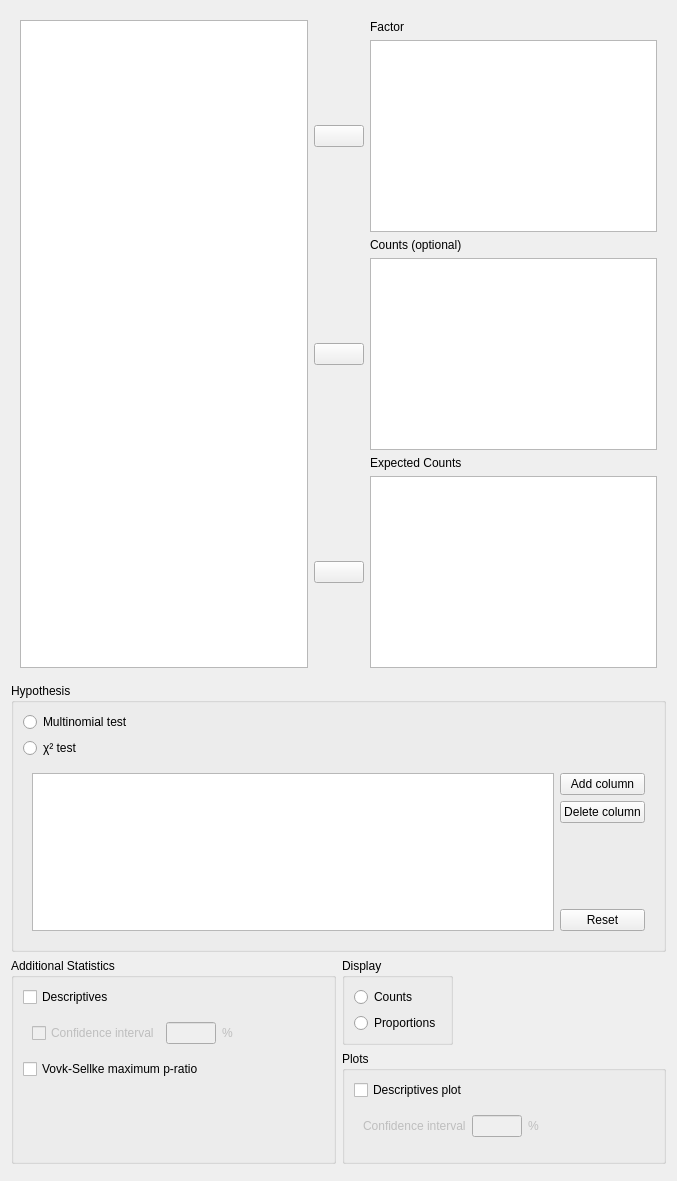
<?xml version="1.0" encoding="UTF-8"?>
<ui version="4.0">
 <class>MultinomialTestForm</class>
 <widget class="QWidget" name="MultinomialTestForm">
  <property name="geometry">
   <rect>
    <x>0</x>
    <y>0</y>
    <width>677</width>
    <height>1181</height>
   </rect>
  </property>
  <property name="windowTitle">
   <string>Form</string>
  </property>
  <layout class="QGridLayout" name="gridLayout_5">
   <item row="0" column="0" colspan="2">
    <widget class="QWidget" name="topWidget" native="true">
     <layout class="QGridLayout" name="gridLayout">
      <item row="0" column="2">
       <widget class="QLabel" name="factorLabel">
        <property name="text">
         <string>Factor</string>
        </property>
       </widget>
      </item>
      <item row="1" column="1">
       <widget class="AssignButton" name="assignFactor">
        <property name="sizePolicy">
         <sizepolicy hsizetype="Fixed" vsizetype="Fixed">
          <horstretch>0</horstretch>
          <verstretch>0</verstretch>
         </sizepolicy>
        </property>
        <property name="minimumSize">
         <size>
          <width>50</width>
          <height>0</height>
         </size>
        </property>
        <property name="maximumSize">
         <size>
          <width>50</width>
          <height>16777215</height>
         </size>
        </property>
        <property name="text">
         <string/>
        </property>
       </widget>
      </item>
      <item row="1" column="2">
       <widget class="boundSingleItemView" name="factor">
        <property name="sizePolicy">
         <sizepolicy hsizetype="Expanding" vsizetype="Fixed">
          <horstretch>0</horstretch>
          <verstretch>0</verstretch>
         </sizepolicy>
        </property>
        <property name="minimumSize">
         <size>
          <width>0</width>
          <height>0</height>
         </size>
        </property>
       </widget>
      </item>
      <item row="0" column="0" rowspan="6">
       <widget class="AvailableFieldsListView" name="listAvailableVariables"/>
      </item>
      <item row="5" column="1">
       <widget class="AssignButton" name="assignExProbVar">
        <property name="enabled">
         <bool>true</bool>
        </property>
        <property name="sizePolicy">
         <sizepolicy hsizetype="Fixed" vsizetype="Fixed">
          <horstretch>0</horstretch>
          <verstretch>0</verstretch>
         </sizepolicy>
        </property>
        <property name="minimumSize">
         <size>
          <width>50</width>
          <height>0</height>
         </size>
        </property>
        <property name="maximumSize">
         <size>
          <width>50</width>
          <height>16777215</height>
         </size>
        </property>
        <property name="text">
         <string/>
        </property>
       </widget>
      </item>
      <item row="4" column="2">
       <widget class="QLabel" name="exProbVarLabel">
        <property name="text">
         <string>Expected Counts</string>
        </property>
       </widget>
      </item>
      <item row="5" column="2">
       <widget class="boundSingleItemView" name="exProbVar">
        <property name="enabled">
         <bool>true</bool>
        </property>
        <property name="sizePolicy">
         <sizepolicy hsizetype="Expanding" vsizetype="Fixed">
          <horstretch>0</horstretch>
          <verstretch>0</verstretch>
         </sizepolicy>
        </property>
        <property name="minimumSize">
         <size>
          <width>0</width>
          <height>0</height>
         </size>
        </property>
       </widget>
      </item>
      <item row="3" column="2">
       <widget class="boundSingleItemView" name="counts">
        <property name="sizePolicy">
         <sizepolicy hsizetype="Expanding" vsizetype="Fixed">
          <horstretch>0</horstretch>
          <verstretch>0</verstretch>
         </sizepolicy>
        </property>
        <property name="minimumSize">
         <size>
          <width>0</width>
          <height>0</height>
         </size>
        </property>
       </widget>
      </item>
      <item row="3" column="1">
       <widget class="AssignButton" name="assignCounts">
        <property name="sizePolicy">
         <sizepolicy hsizetype="Fixed" vsizetype="Fixed">
          <horstretch>0</horstretch>
          <verstretch>0</verstretch>
         </sizepolicy>
        </property>
        <property name="minimumSize">
         <size>
          <width>50</width>
          <height>0</height>
         </size>
        </property>
        <property name="maximumSize">
         <size>
          <width>50</width>
          <height>16777215</height>
         </size>
        </property>
        <property name="text">
         <string/>
        </property>
       </widget>
      </item>
      <item row="2" column="2">
       <widget class="QLabel" name="countsLabel">
        <property name="text">
         <string>Counts (optional)</string>
        </property>
       </widget>
      </item>
     </layout>
     <zorder>listAvailableVariables</zorder>
     <zorder>factor</zorder>
     <zorder>counts</zorder>
     <zorder>exProbVar</zorder>
     <zorder>assignFactor</zorder>
     <zorder>exProbVarLabel</zorder>
     <zorder>countsLabel</zorder>
     <zorder>factorLabel</zorder>
     <zorder>assignExProbVar</zorder>
     <zorder>assignCounts</zorder>
    </widget>
   </item>
   <item row="4" column="1">
    <widget class="BoundGroupBox" name="plots">
     <property name="title">
      <string>Plots</string>
     </property>
     <layout class="QGridLayout" name="gridLayout_4">
      <item row="1" column="1">
       <spacer name="horizontalSpacer">
        <property name="orientation">
         <enum>Qt::Horizontal</enum>
        </property>
        <property name="sizeHint" stdset="0">
         <size>
          <width>40</width>
          <height>20</height>
         </size>
        </property>
       </spacer>
      </item>
      <item row="1" column="0">
       <widget class="QWidget" name="plotCI" native="true">
        <property name="enabled">
         <bool>false</bool>
        </property>
        <property name="sizePolicy">
         <sizepolicy hsizetype="Fixed" vsizetype="Fixed">
          <horstretch>0</horstretch>
          <verstretch>0</verstretch>
         </sizepolicy>
        </property>
        <layout class="QGridLayout" name="gridLayout_3">
         <item row="0" column="1">
          <widget class="BoundTextBox" name="descriptivesPlotConfidenceInterval">
           <property name="sizePolicy">
            <sizepolicy hsizetype="Fixed" vsizetype="Fixed">
             <horstretch>0</horstretch>
             <verstretch>0</verstretch>
            </sizepolicy>
           </property>
           <property name="maximumSize">
            <size>
             <width>50</width>
             <height>16777215</height>
            </size>
           </property>
          </widget>
         </item>
         <item row="0" column="2">
          <widget class="QLabel" name="label_6">
           <property name="sizePolicy">
            <sizepolicy hsizetype="Fixed" vsizetype="Fixed">
             <horstretch>0</horstretch>
             <verstretch>0</verstretch>
            </sizepolicy>
           </property>
           <property name="text">
            <string>%</string>
           </property>
          </widget>
         </item>
         <item row="0" column="0">
          <widget class="QLabel" name="label_7">
           <property name="sizePolicy">
            <sizepolicy hsizetype="Fixed" vsizetype="Fixed">
             <horstretch>0</horstretch>
             <verstretch>0</verstretch>
            </sizepolicy>
           </property>
           <property name="text">
            <string>Confidence interval</string>
           </property>
          </widget>
         </item>
        </layout>
       </widget>
      </item>
      <item row="2" column="0">
       <spacer name="verticalSpacer_2">
        <property name="orientation">
         <enum>Qt::Vertical</enum>
        </property>
        <property name="sizeHint" stdset="0">
         <size>
          <width>20</width>
          <height>40</height>
         </size>
        </property>
       </spacer>
      </item>
      <item row="0" column="0">
       <widget class="BoundCheckBox" name="descriptivesPlot">
        <property name="sizePolicy">
         <sizepolicy hsizetype="Fixed" vsizetype="Fixed">
          <horstretch>0</horstretch>
          <verstretch>0</verstretch>
         </sizepolicy>
        </property>
        <property name="text">
         <string>Descriptives plot</string>
        </property>
       </widget>
      </item>
     </layout>
     <zorder>descriptivesPlot</zorder>
     <zorder>plotCI</zorder>
     <zorder>verticalSpacer_2</zorder>
     <zorder>horizontalSpacer</zorder>
    </widget>
   </item>
   <item row="3" column="1">
    <widget class="BoundGroupBox" name="countProp">
     <property name="enabled">
      <bool>true</bool>
     </property>
     <property name="sizePolicy">
      <sizepolicy hsizetype="Fixed" vsizetype="Fixed">
       <horstretch>0</horstretch>
       <verstretch>0</verstretch>
      </sizepolicy>
     </property>
     <property name="title">
      <string>Display</string>
     </property>
     <layout class="QGridLayout" name="gridLayout_7">
      <item row="2" column="0">
       <widget class="QRadioButton" name="_2descProps">
        <property name="sizePolicy">
         <sizepolicy hsizetype="Fixed" vsizetype="Fixed">
          <horstretch>0</horstretch>
          <verstretch>0</verstretch>
         </sizepolicy>
        </property>
        <property name="text">
         <string>Proportions</string>
        </property>
       </widget>
      </item>
      <item row="1" column="0">
       <widget class="QRadioButton" name="_1descCounts">
        <property name="sizePolicy">
         <sizepolicy hsizetype="Fixed" vsizetype="Fixed">
          <horstretch>0</horstretch>
          <verstretch>0</verstretch>
         </sizepolicy>
        </property>
        <property name="text">
         <string>Counts</string>
        </property>
       </widget>
      </item>
     </layout>
    </widget>
   </item>
   <item row="5" column="0" colspan="2">
    <spacer name="verticalSpacer">
     <property name="orientation">
      <enum>Qt::Vertical</enum>
     </property>
     <property name="sizeHint" stdset="0">
      <size>
       <width>20</width>
       <height>40</height>
      </size>
     </property>
    </spacer>
   </item>
   <item row="1" column="0" colspan="2">
    <widget class="BoundGroupBox" name="hypothesis">
     <property name="sizePolicy">
      <sizepolicy hsizetype="Preferred" vsizetype="Preferred">
       <horstretch>0</horstretch>
       <verstretch>0</verstretch>
      </sizepolicy>
     </property>
     <property name="title">
      <string>Hypothesis</string>
     </property>
     <property name="flat">
      <bool>false</bool>
     </property>
     <layout class="QGridLayout" name="gridLayout_2">
      <item row="0" column="0">
       <widget class="QRadioButton" name="_1multinomialTest">
        <property name="sizePolicy">
         <sizepolicy hsizetype="Fixed" vsizetype="Fixed">
          <horstretch>0</horstretch>
          <verstretch>0</verstretch>
         </sizepolicy>
        </property>
        <property name="text">
         <string>Multinomial test</string>
        </property>
       </widget>
      </item>
      <item row="0" column="1">
       <spacer name="horizontalSpacer_2">
        <property name="orientation">
         <enum>Qt::Horizontal</enum>
        </property>
        <property name="sizeHint" stdset="0">
         <size>
          <width>40</width>
          <height>20</height>
         </size>
        </property>
       </spacer>
      </item>
      <item row="2" column="0">
       <widget class="QRadioButton" name="_2expectedProbs">
        <property name="sizePolicy">
         <sizepolicy hsizetype="Fixed" vsizetype="Fixed">
          <horstretch>0</horstretch>
          <verstretch>0</verstretch>
         </sizepolicy>
        </property>
        <property name="text">
         <string>χ² test</string>
        </property>
       </widget>
      </item>
      <item row="4" column="0" colspan="2">
       <widget class="QWidget" name="widget_expectedProbsTable" native="true">
        <layout class="QGridLayout" name="layout_expectedProbsTable">
         <item row="0" column="0">
          <widget class="BoundTableWidget" name="tableWidget"/>
         </item>
         <item row="0" column="1">
          <layout class="QVBoxLayout" name="verticalLayout_2">
           <item>
            <widget class="QPushButton" name="addColumn">
             <property name="text">
              <string>Add column</string>
             </property>
            </widget>
           </item>
           <item>
            <widget class="QPushButton" name="deleteColumn">
             <property name="text">
              <string>Delete column</string>
             </property>
            </widget>
           </item>
           <item>
            <spacer name="verticalSpacer_4">
             <property name="orientation">
              <enum>Qt::Vertical</enum>
             </property>
             <property name="sizeHint" stdset="0">
              <size>
               <width>20</width>
               <height>40</height>
              </size>
             </property>
            </spacer>
           </item>
           <item>
            <widget class="QPushButton" name="resetColumns">
             <property name="text">
              <string>Reset</string>
             </property>
            </widget>
           </item>
          </layout>
         </item>
        </layout>
       </widget>
      </item>
     </layout>
    </widget>
   </item>
   <item row="3" column="0" rowspan="2">
    <widget class="BoundGroupBox" name="additional">
     <property name="sizePolicy">
      <sizepolicy hsizetype="Preferred" vsizetype="Preferred">
       <horstretch>0</horstretch>
       <verstretch>0</verstretch>
      </sizepolicy>
     </property>
     <property name="title">
      <string>Additional Statistics</string>
     </property>
     <property name="flat">
      <bool>false</bool>
     </property>
     <layout class="QGridLayout" name="gridLayout_8">
      <item row="0" column="0">
       <widget class="BoundCheckBox" name="descriptives">
        <property name="sizePolicy">
         <sizepolicy hsizetype="Fixed" vsizetype="Fixed">
          <horstretch>0</horstretch>
          <verstretch>0</verstretch>
         </sizepolicy>
        </property>
        <property name="text">
         <string>Descriptives</string>
        </property>
       </widget>
      </item>
      <item row="1" column="0" colspan="2">
       <widget class="QWidget" name="widgetConfidenceIntervalInterval" native="true">
        <property name="enabled">
         <bool>false</bool>
        </property>
        <property name="sizePolicy">
         <sizepolicy hsizetype="Fixed" vsizetype="Fixed">
          <horstretch>0</horstretch>
          <verstretch>0</verstretch>
         </sizepolicy>
        </property>
        <layout class="QGridLayout" name="gridLayout_6">
         <item row="0" column="1">
          <widget class="BoundTextBox" name="confidenceIntervalInterval">
           <property name="enabled">
            <bool>false</bool>
           </property>
           <property name="sizePolicy">
            <sizepolicy hsizetype="Fixed" vsizetype="Fixed">
             <horstretch>0</horstretch>
             <verstretch>0</verstretch>
            </sizepolicy>
           </property>
           <property name="maximumSize">
            <size>
             <width>50</width>
             <height>16777215</height>
            </size>
           </property>
          </widget>
         </item>
         <item row="0" column="2">
          <widget class="QLabel" name="confidenceIntervalIntervalLabel">
           <property name="enabled">
            <bool>false</bool>
           </property>
           <property name="sizePolicy">
            <sizepolicy hsizetype="Fixed" vsizetype="Fixed">
             <horstretch>0</horstretch>
             <verstretch>0</verstretch>
            </sizepolicy>
           </property>
           <property name="text">
            <string>%</string>
           </property>
          </widget>
         </item>
         <item row="0" column="0">
          <widget class="BoundCheckBox" name="confidenceInterval">
           <property name="sizePolicy">
            <sizepolicy hsizetype="Fixed" vsizetype="Fixed">
             <horstretch>0</horstretch>
             <verstretch>0</verstretch>
            </sizepolicy>
           </property>
           <property name="text">
            <string>Confidence interval</string>
           </property>
          </widget>
         </item>
        </layout>
       </widget>
      </item>
      <item row="1" column="2">
       <spacer name="horizontalSpacer_3">
        <property name="orientation">
         <enum>Qt::Horizontal</enum>
        </property>
        <property name="sizeHint" stdset="0">
         <size>
          <width>48</width>
          <height>17</height>
         </size>
        </property>
       </spacer>
      </item>
      <item row="2" column="0" colspan="2">
       <widget class="BoundCheckBox" name="VovkSellkeMPR">
        <property name="sizePolicy">
         <sizepolicy hsizetype="Fixed" vsizetype="Fixed">
          <horstretch>0</horstretch>
          <verstretch>0</verstretch>
         </sizepolicy>
        </property>
        <property name="text">
         <string>Vovk-Sellke maximum p-ratio</string>
        </property>
       </widget>
      </item>
      <item row="3" column="1">
       <spacer name="verticalSpacer_3">
        <property name="orientation">
         <enum>Qt::Vertical</enum>
        </property>
        <property name="sizeHint" stdset="0">
         <size>
          <width>20</width>
          <height>40</height>
         </size>
        </property>
       </spacer>
      </item>
     </layout>
    </widget>
   </item>
  </layout>
 </widget>
 <customwidgets>
  <customwidget>
   <class>AssignButton</class>
   <extends>QPushButton</extends>
   <header>widgets/assignbutton.h</header>
  </customwidget>
  <customwidget>
   <class>AvailableFieldsListView</class>
   <extends>QListView</extends>
   <header>widgets/availablefieldslistview.h</header>
  </customwidget>
  <customwidget>
   <class>BoundTextBox</class>
   <extends>QLineEdit</extends>
   <header>widgets/boundtextbox.h</header>
  </customwidget>
  <customwidget>
   <class>BoundGroupBox</class>
   <extends>QGroupBox</extends>
   <header>widgets/boundgroupbox.h</header>
   <container>1</container>
  </customwidget>
  <customwidget>
   <class>BoundCheckBox</class>
   <extends>QCheckBox</extends>
   <header>widgets/boundcheckbox.h</header>
  </customwidget>
  <customwidget>
   <class>boundSingleItemView</class>
   <extends>QListView</extends>
   <header>widgets/boundsingleitemview.h</header>
  </customwidget>
  <customwidget>
   <class>BoundTableWidget</class>
   <extends>QTableWidget</extends>
   <header>widgets/boundtablewidget.h</header>
  </customwidget>
 </customwidgets>
 <resources/>
 <connections>
  <connection>
   <sender>descriptivesPlot</sender>
   <signal>toggled(bool)</signal>
   <receiver>plotCI</receiver>
   <slot>setEnabled(bool)</slot>
   <hints>
    <hint type="sourcelabel">
     <x>384</x>
     <y>774</y>
    </hint>
    <hint type="destinationlabel">
     <x>424</x>
     <y>809</y>
    </hint>
   </hints>
  </connection>
  <connection>
   <sender>_2expectedProbs</sender>
   <signal>toggled(bool)</signal>
   <receiver>widget_expectedProbsTable</receiver>
   <slot>setVisible(bool)</slot>
   <hints>
    <hint type="sourcelabel">
     <x>117</x>
     <y>753</y>
    </hint>
    <hint type="destinationlabel">
     <x>271</x>
     <y>845</y>
    </hint>
   </hints>
  </connection>
  <connection>
   <sender>descriptives</sender>
   <signal>toggled(bool)</signal>
   <receiver>widgetConfidenceIntervalInterval</receiver>
   <slot>setEnabled(bool)</slot>
   <hints>
    <hint type="sourcelabel">
     <x>75</x>
     <y>979</y>
    </hint>
    <hint type="destinationlabel">
     <x>145</x>
     <y>1018</y>
    </hint>
   </hints>
  </connection>
  <connection>
   <sender>confidenceInterval</sender>
   <signal>toggled(bool)</signal>
   <receiver>confidenceIntervalInterval</receiver>
   <slot>setEnabled(bool)</slot>
   <hints>
    <hint type="sourcelabel">
     <x>108</x>
     <y>1018</y>
    </hint>
    <hint type="destinationlabel">
     <x>205</x>
     <y>1018</y>
    </hint>
   </hints>
  </connection>
  <connection>
   <sender>descriptives</sender>
   <signal>toggled(bool)</signal>
   <receiver>confidenceIntervalIntervalLabel</receiver>
   <slot>setEnabled(bool)</slot>
   <hints>
    <hint type="sourcelabel">
     <x>75</x>
     <y>979</y>
    </hint>
    <hint type="destinationlabel">
     <x>246</x>
     <y>1017</y>
    </hint>
   </hints>
  </connection>
 </connections>
</ui>
